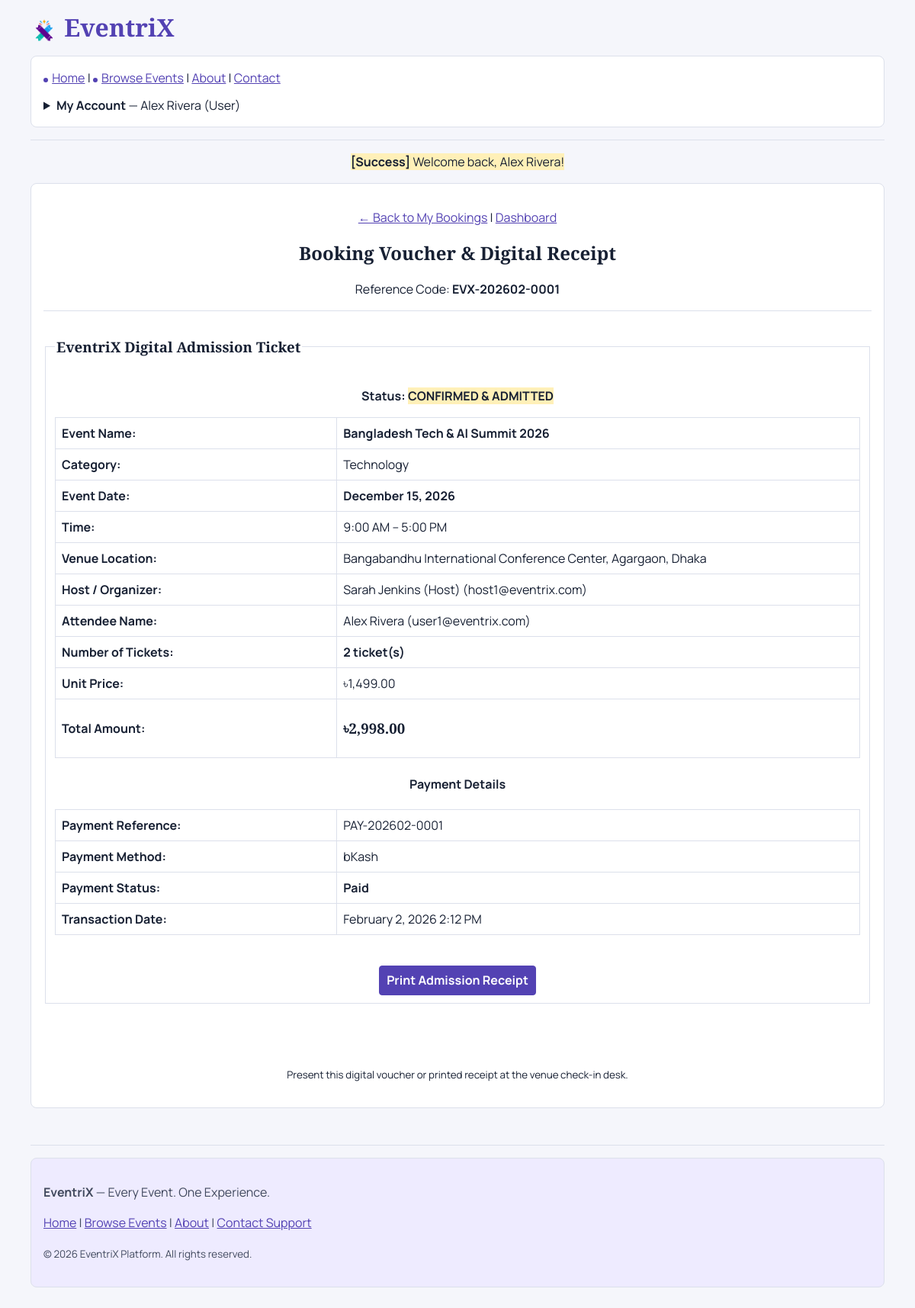
Page /user/booking-details.html?id=1 (signed in) on the committed database.
### tables this page shows
CREATE TABLE `bookings` (
  `id` INT AUTO_INCREMENT PRIMARY KEY,
  `booking_reference` VARCHAR(50) NOT NULL UNIQUE,
  `user_id` INT NOT NULL,
  `event_id` INT NOT NULL,
  `quantity` INT NOT NULL,
  `total_amount` DECIMAL(10,2) NOT NULL,
  `booking_status` ENUM('Pending Payment', 'Confirmed', 'Cancelled') NOT NULL DEFAULT 'Pending Payment',
  `payment_status` ENUM('Unpaid', 'Paid', 'Failed', 'Refunded') NOT NULL DEFAULT 'Unpaid',
  `created_at` TIMESTAMP DEFAULT CURRENT_TIMESTAMP,
  FOREIGN KEY (`user_id`) REFERENCES `users`(`id`) ON DELETE CASCADE,
  FOREIGN KEY (`event_id`) REFERENCES `events`(`id`) ON DELETE CASCADE,
  INDEX `idx_bookings_user` (`user_id`),
  INDEX `idx_bookings_event` (`event_id`),
  INDEX `idx_bookings_ref` (`booking_reference`)
);

CREATE TABLE `events` (
  `id` INT AUTO_INCREMENT PRIMARY KEY,
  `host_id` INT NOT NULL,
  `title` VARCHAR(200) NOT NULL,
  `description` TEXT NOT NULL,
  `category` VARCHAR(100) NOT NULL,
  `image` VARCHAR(255) DEFAULT NULL,
  `event_date` DATE NOT NULL,
  `start_time` TIME NOT NULL,
  `end_time` TIME NOT NULL,
  `location` VARCHAR(255) NOT NULL,
  `ticket_price` DECIMAL(10,2) NOT NULL DEFAULT 0.00,
  `total_tickets` INT NOT NULL,
  `available_tickets` INT NOT NULL,
  `registration_deadline` DATETIME NOT NULL,
  `status` ENUM('Draft', 'Pending Approval', 'Approved', 'Rejected', 'Completed', 'Cancelled') NOT NULL DEFAULT 'Pending Approval',
  `created_at` TIMESTAMP DEFAULT CURRENT_TIMESTAMP,
  `updated_at` TIMESTAMP DEFAULT CURRENT_TIMESTAMP ON UPDATE CURRENT_TIMESTAMP,
  FOREIGN KEY (`host_id`) REFERENCES `users`(`id`) ON DELETE CASCADE,
  INDEX `idx_events_status` (`status`),
  INDEX `idx_events_category` (`category`),
  INDEX `idx_events_date` (`event_date`)
);

CREATE TABLE `users` (
  `id` INT AUTO_INCREMENT PRIMARY KEY,
  `full_name` VARCHAR(100) NOT NULL,
  `email` VARCHAR(150) NOT NULL UNIQUE,
  `password` VARCHAR(255) NOT NULL,
  `role` ENUM('admin', 'host', 'user') NOT NULL DEFAULT 'user',
  `status` ENUM('active', 'suspended') NOT NULL DEFAULT 'active',
  `created_at` TIMESTAMP DEFAULT CURRENT_TIMESTAMP,
  INDEX `idx_users_role` (`role`),
  INDEX `idx_users_status` (`status`)
);

CREATE TABLE `payments` (
  `id` INT AUTO_INCREMENT PRIMARY KEY,
  `booking_id` INT NOT NULL,
  `payment_reference` VARCHAR(50) NOT NULL UNIQUE,
  `amount` DECIMAL(10,2) NOT NULL,
  `payment_method` VARCHAR(50) NOT NULL,
  `payment_status` ENUM('Paid', 'Failed', 'Refunded') NOT NULL DEFAULT 'Paid',
  `created_at` TIMESTAMP DEFAULT CURRENT_TIMESTAMP,
  FOREIGN KEY (`booking_id`) REFERENCES `bookings`(`id`) ON DELETE CASCADE,
  INDEX `idx_payments_booking` (`booking_id`),
  INDEX `idx_payments_ref` (`payment_reference`)
);

### includes/auth.php (called while the page is built, shortened)
<?php
function current_user_name() {
    return $_SESSION['full_name'] ?? 'Guest';
}
?>

### user/booking-details.php (the view, shortened to what this page needs)
<?php
require_once __DIR__ . '/../includes/database.php';
require_once __DIR__ . '/../includes/functions.php';
require_once __DIR__ . '/../includes/auth.php';
$user_id = current_user_id();
$booking_id = isset($_GET['id']) ? (int)$_GET['id'] : 0;
$stmt = $pdo->prepare("SELECT b.*,
                             e.title AS event_title, e.category, e.event_date, e.start_time, e.end_time, e.location, e.ticket_price, e.image,
                             u.full_name AS host_name, u.email AS host_email,
                             p.payment_reference, p.payment_method, p.payment_status AS pay_status, p.created_at AS payment_date
                      FROM bookings b
                      JOIN events e ON b.event_id = e.id
                      JOIN users u ON e.host_id = u.id
                      LEFT JOIN payments p ON b.id = p.booking_id
                      WHERE b.id = ? AND b.user_id = ?
                      LIMIT 1");
$stmt->execute([$booking_id, $user_id]);
$booking = $stmt->fetch();
require __DIR__ . '/../includes/header.php';
?>
<center>
    <p>
        <a href="my-bookings.html">&larr; Back to My Bookings</a> |
        <a href="dashboard.html">Dashboard</a>
    </p>
    <h2>Booking Voucher &amp; Digital Receipt</h2>
    <p>Reference Code: <strong><?php echo e($booking['booking_reference']); ?></strong></p>
    <hr>
    <fieldset>
        <legend><h3>EventriX Digital Admission Ticket</h3></legend>
        <center>
            <p><strong>Status: </strong>
                <?php if ($booking['booking_status'] === 'Confirmed'): ?>
                    <mark><strong>CONFIRMED &amp; ADMITTED</strong></mark>
                <?php else: ?>
                    <mark><?php echo strtoupper(e($booking['booking_status'])); ?></mark>
                <?php endif; ?>
            </p>
        </center>
        <table border="1" cellpadding="8" cellspacing="0" width="100%">
            <tr>
                <td width="35%"><strong>Event Name:</strong></td>
                <td><strong><?php echo e($booking['event_title']); ?></strong></td>
            </tr>
            <tr>
                <td><strong>Category:</strong></td>
                <td><?php echo e($booking['category']); ?></td>
            </tr>
            <tr>
                <td><strong>Event Date:</strong></td>
                <td><strong><?php echo format_date($booking['event_date']); ?></strong></td>
            </tr>
            <tr>
                <td><strong>Time:</strong></td>
                <td><?php echo format_time($booking['start_time']); ?> &ndash; <?php echo format_time($booking['end_time']); ?></td>
            </tr>
            <tr>
                <td><strong>Venue Location:</strong></td>
                <td><?php echo e($booking['location']); ?></td>
            </tr>
            <tr>
                <td><strong>Host / Organizer:</strong></td>
                <td><?php echo e($booking['host_name']); ?> (<?php echo e($booking['host_email']); ?>)</td>
            </tr>
            <tr>
                <td><strong>Attendee Name:</strong></td>
                <td><?php echo e(current_user_name()); ?> (<?php echo e($_SESSION['email'] ?? ''); ?>)</td>
            </tr>
            <tr>
                <td><strong>Number of Tickets:</strong></td>
                <td><strong><?php echo $booking['quantity']; ?> ticket(s)</strong></td>
            </tr>
            <tr>
                <td><strong>Unit Price:</strong></td>
                <td><?php echo format_price($booking['ticket_price']); ?></td>
            </tr>
            <tr>
                <td><strong>Total Amount:</strong></td>
                <td><h3><?php echo format_price($booking['total_amount']); ?></h3></td>
            </tr>
        </table>
        <h4>Payment Details</h4>
        <table border="1" cellpadding="6" cellspacing="0" width="100%">
            <tr>
                <td width="35%"><strong>Payment Reference:</strong></td>
                <td><?php echo !empty($booking['payment_reference']) ? e($booking['payment_reference']) : 'N/A'; ?></td>
            </tr>
            <tr>
                <td><strong>Payment Method:</strong></td>
                <td><?php echo !empty($booking['payment_method']) ? e($booking['payment_method']) : 'N/A'; ?></td>
            </tr>
            <tr>
                <td><strong>Payment Status:</strong></td>
                <td><strong><?php echo e($booking['payment_status']); ?></strong></td>
            </tr>
            <tr>
                <td><strong>Transaction Date:</strong></td>
                <td><?php echo !empty($booking['payment_date']) ? format_date($booking['payment_date']) . ' ' . date('g:i A', strtotime($booking['payment_date'])) : format_date($booking['created_at']); ?></td>
            </tr>
        </table>
        <br>
        <center>
            <button type="button" onclick="window.print()"><strong>Print Admission Receipt</strong></button>
        </center>
    </fieldset>
    <br><br>
    <p><small>Present this digital voucher or printed receipt at the venue check-in desk.</small></p>
</center>
<?php require __DIR__ . '/../includes/footer.php'; ?>

### assets/css/site.css (style rules this page uses)
:root { --accent: #5342b3; --ink: #172033; --line: #dce0eb; }
* { box-sizing: border-box; }
body { margin: 0 auto; max-width: 72rem; padding: 1rem; color: var(--ink); background: #f5f6fb; font: 1rem/1.5 Manrope, Arial, sans-serif; }
h1, h2, h3 { font-family: "Playfair Display", Georgia, serif; line-height: 1.25; }
a { color: var(--accent); }
hr { border: 0; border-top: 1px solid var(--line); }
fieldset { min-width: 0; margin-block: 1rem; border: 1px solid var(--line); }
input, select, textarea, button { max-width: 100%; padding: .4rem .55rem; border: 1px solid #7b8090; border-radius: 4px; font: inherit; }
button, .nav-auth, .landing-intro > p:last-child a, .landing-cta a { color: white; background: var(--accent); border-color: var(--accent); }
button { cursor: pointer; }
table { width: 100%; margin-block: 1rem; border-collapse: collapse; border-color: var(--line); }
th, td { padding: .5rem; border: 1px solid var(--line); text-align: left; }
mark { color: inherit; background: #fff0b8; }

### rows in the picture
bookings: booking_reference "EVX-202602-0001", event.title "Bangladesh Tech & AI Summit 2026", event.category "Technology", event.event_date "December 15, 2026", event.start_time "9:00 AM", event.end_time "5:00 PM", event.location "Bangabandhu International Conference Center, Agargaon, Dhaka", users.full_name "Sarah Jenkins (Host)", users.email "host1@eventrix.com", quantity "2", event.ticket_price "৳1,499.00", total_amount "৳2,998.00", payments.payment_reference "PAY-202602-0001", payments.payment_method "bKash", payment_status "Paid", payments.created_at "February 2, 2026", payments.created_at "2:12 PM"

### other values in the picture
$site_name "EventriX"
current_user_name() "Alex Rivera"
current_user_role() "User"
$message "Welcome back, Alex Rivera!"
$_SESSION['email'] "user1@eventrix.com"
